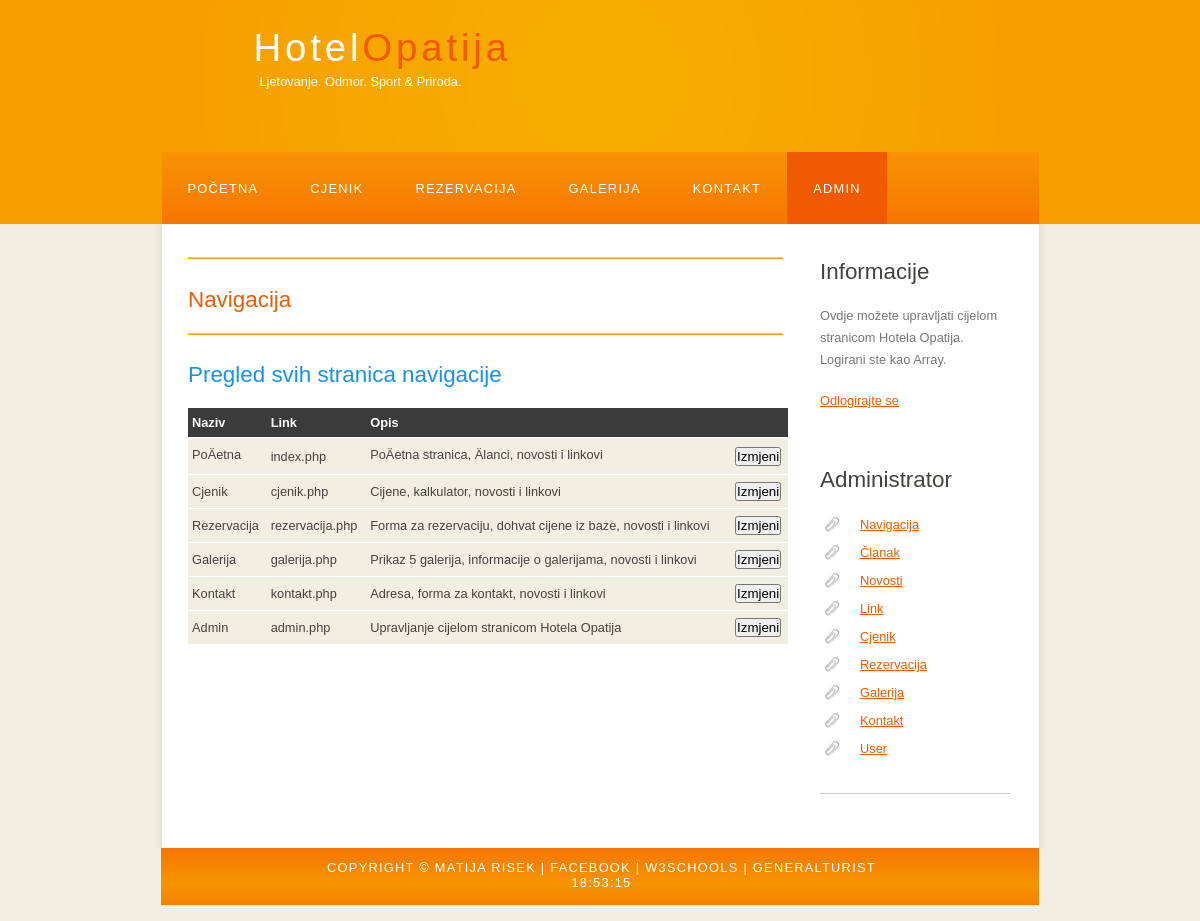
/adminNavigacija.php (signed in), run on the app's committed database.
### tables this page shows
CREATE TABLE IF NOT EXISTS `Navigacija` (
  `idNavigacija` int(11) NOT NULL AUTO_INCREMENT,
  `nazivNavigacija` varchar(255) NOT NULL,
  `linkNavigacija` varchar(255) NOT NULL,
  `opisNavigacija` varchar(255) NOT NULL,
  PRIMARY KEY (`idNavigacija`)
);

### adminNavigacija.php (the view, shortened to what this page needs)
<!DOCTYPE HTML>
<html>
<head>
    <link rel="stylesheet" type="text/css" href="style/style.css" title="style" />
</head>
<body onload="startTime()">
    <div id="main">
        <div id="header">
            <div id="logo">
                <div id="logo_text">
                    <h1><a href="index.php">Hotel<span class="logo_colour">Opatija</span></a></h1>
                    <h2>Ljetovanje. Odmor. Sport & Priroda.</h2>
                </div>
            </div>
            <div id="menubar">
                <ul id="menu">
                    <li><a href="index.php">Početna</a></li>
                    <li><a href="cjenik.php">Cjenik</a></li>
                    <li><a href="rezervacija.php">Rezervacija</a></li>
                    <li><a href="galerija.php">Galerija</a></li>
                    <li> <a href="kontakt.php">Kontakt</a></li>
					<li class="selected"><a href="administrator.php">Admin</a></li>
                </ul>
            </div>
        </div>
        <div id="site_content">
            <div class="sidebar">
				<?php
					echo "<h3>Informacije</h3>";
					echo "<p>";
					echo "Ovdje možete upravljati cijelom stranicom Hotela Opatija.<br>";
					echo "Logirani ste kao {$_SESSION['username']}.<br>";
					echo '<p><a href="?action=logOut">Odlogirajte se</a></p>';
					echo "<p>";
				?>
                <h3>Administrator</h3>
                <ul>
					<li><a href="adminNavigacija.php">Navigacija</a></li>
                    <li><a href="adminClanak.php">Članak</a></li>
                    <li><a href="adminNovosti.php">Novosti</a></li>
                    <li><a href="adminLink.php">Link</a></li>
					<li><a href="adminCjenik.php">Cjenik</a></li>
                    <li><a href="adminRezervacija.php">Rezervacija</a></li>
                    <li><a href="adminGalerija.php">Galerija</a></li>
                    <li><a href="adminKontakt.php">Kontakt</a></li>
					<li><a href="adminUser.php">User</a></li>
                </ul>
                <hr />
            </div>
			            <div id="content">
<hr color="orange">
<h3><a id="navigacija" style="text-decoration: none">Navigacija</a></h3>
<hr color="orange">
<h2>Pregled svih stranica navigacije</h2>
<table width="600" border="0" cellpadding="0" cellspacing="0">
<tr>
<th>Naziv</th>
<th>Link</th>
<th>Opis</th>
<th></th>
</tr>
<?php
$sql="SELECT * FROM Navigacija";
$records=mysql_query($sql);
while($zapis=mysql_fetch_assoc($records)){
	echo "<tr>";
	echo "<td>".$zapis['nazivNavigacija']."</td>";
	echo "<td>".$zapis['linkNavigacija']."</td>";
	echo "<td>".$zapis['opisNavigacija']."</td>";
	echo '<td><form method="post" action="novaIzmjenaNavigacije.php">
	<input type="hidden" value="'.$zapis['idNavigacija'].'" name="idNavigacija"/>
	<input type="submit" value="Izmjeni" />
	</form></td>';
}
?>
</table>
            </div>
        </div>
        <div id="footer">
            Copyright &copy; Matija Risek | <a href="https://www.facebook.com/matija.risek">Facebook</a> | <a href="http://www.w3schools.com/">W3Schools</a> | <a href="http://www.general-turist.com/">GeneralTurist</a><div id="txt"></div>
        </div>
    </div>
</body>
</html>

### style/style.css (style rules this page uses)
html { height: 100%; }
* { margin: 0; padding: 0; }
body { font: normal .80em 'trebuchet ms', arial, sans-serif; background: #F0EFE2; color: #777; }
p { padding: 0 0 20px 0; line-height: 1.7em; }
hr { display: block; height: 1px; border: 0; border-top: 1px solid #ccc; margin: 1em 0; padding: 0; }
h1, h2, h3, h4, h5, h6 { font: normal 175% 'century gothic', arial, sans-serif; color: #43423F; margin: 0 0 15px 0; padding: 15px 0 5px 0; }
h2 { font: normal 175% 'century gothic', arial, sans-serif; color: #1293EE; }
a, a:hover { outline: none; text-decoration: underline; color: #F05A00; }
ul { margin: 2px 0 22px 17px; }
ul li { list-style-type: circle; margin: 0 0 6px 0; padding: 0 0 4px 5px; }
#main, #logo, #menubar, #site_content, #footer { margin-left: auto; margin-right: auto; }
#header { background: #f79f00; height: 240px; }
#logo { width: 825px; position: relative; height: 168px; margin-top: -16px; background: url(logo.png) no-repeat; }
#logo #logo_text { position: absolute; top: 20px; left: 0; }
#logo h1, #logo h2 { font: normal 300% 'century gothic', arial, sans-serif; border-bottom: 0; text-transform: none; margin: 0; margin-left: 66px; }
#logo_text h1, #logo_text h1 a, #logo_text h1 a:hover { padding: 22px 0 0 0; color: #FFF; letter-spacing: 0.1em; text-decoration: none; }
#logo_text h1 a .logo_colour { color: #F05A00; }
#logo_text h2 { font-size: 100%; padding: 4px 0 0 0; color: #FFF; margin-left: 72px; }
#menubar { width: 877px; height: 72px; padding: 0; background: url(menu.png) repeat-x; }
ul#menu, ul#menu li { float: left; margin: 0; padding: 0; }
ul#menu li { list-style: none; }
ul#menu li a { letter-spacing: 0.1em; font: normal 100% 'lucida sans unicode', arial, sans-serif; display: block; float: left; height: 37px; padding: 29px 26px 6px 26px; text-align: center; color: #FFF; text-transform: uppercase; text-decoration: none; background: transparent; }
ul#menu li a:hover, ul#menu li.selected a, ul#menu li.selected a:hover { color: #FFF; background: url(menu_select.png) repeat-x; }
#site_content { width: 837px; overflow: hidden; margin: 0 auto 0 auto; padding: 20px 24px 20px 37px; background: #FFF url(content.png) repeat-y; }
.sidebar { float: right; width: 190px; padding: 0 15px 20px 15px; }
.sidebar ul { width: 178px; padding: 4px 0 0 0; margin: 4px 0 30px 0; }
.sidebar li { list-style: none; padding: 0 0 7px 0; }
.sidebar li a, .sidebar li a:hover { padding: 0 0 0 40px; display: block; background: transparent url(link.png) no-repeat left center; }
#content { text-align: left; width: 595px; padding: 0; }
#footer { width: 878px; font: normal 100% 'lucida sans unicode', arial, sans-serif; height: 40px; padding: 12px 5px 5px 5px; text-align: center; background: #29425E url(footer.png) repeat-x; color: #FFF; text-transform: uppercase; letter-spacing: 0.1em; width: 875px; padding-left: 3px; padding-right: 0px; }
#footer a { color: #FFF; text-decoration: none; }
table { margin: 10px 0 30px 0; }
table tr th, table tr td { background: #3B3B3B; color: #FFF; padding: 7px 4px; text-align: left; }
table tr td { background: #F0EFE2; color: #47433F; border-top: 1px solid #FFF; }

### data on the page
navigacija: nazivNavigacija "PoÄetna", linkNavigacija "index.php", opisNavigacija "PoÄetna stranica, Älanci, novosti i linkovi"
navigacija: nazivNavigacija "Cjenik", linkNavigacija "cjenik.php", opisNavigacija "Cijene, kalkulator, novosti i linkovi"
navigacija: nazivNavigacija "Rezervacija", linkNavigacija "rezervacija.php", opisNavigacija "Forma za rezervaciju, dohvat cijene iz baze, novosti i linkovi"
navigacija: nazivNavigacija "Galerija", linkNavigacija "galerija.php", opisNavigacija "Prikaz 5 galerija, informacije o galerijama, novosti i linkovi"
navigacija: nazivNavigacija "Kontakt", linkNavigacija "kontakt.php", opisNavigacija "Adresa, forma za kontakt, novosti i linkovi"
navigacija: nazivNavigacija "Admin", linkNavigacija "admin.php", opisNavigacija "Upravljanje cijelom stranicom Hotela Opatija"

### other printed values
$_SESSION['username'] "Array"
